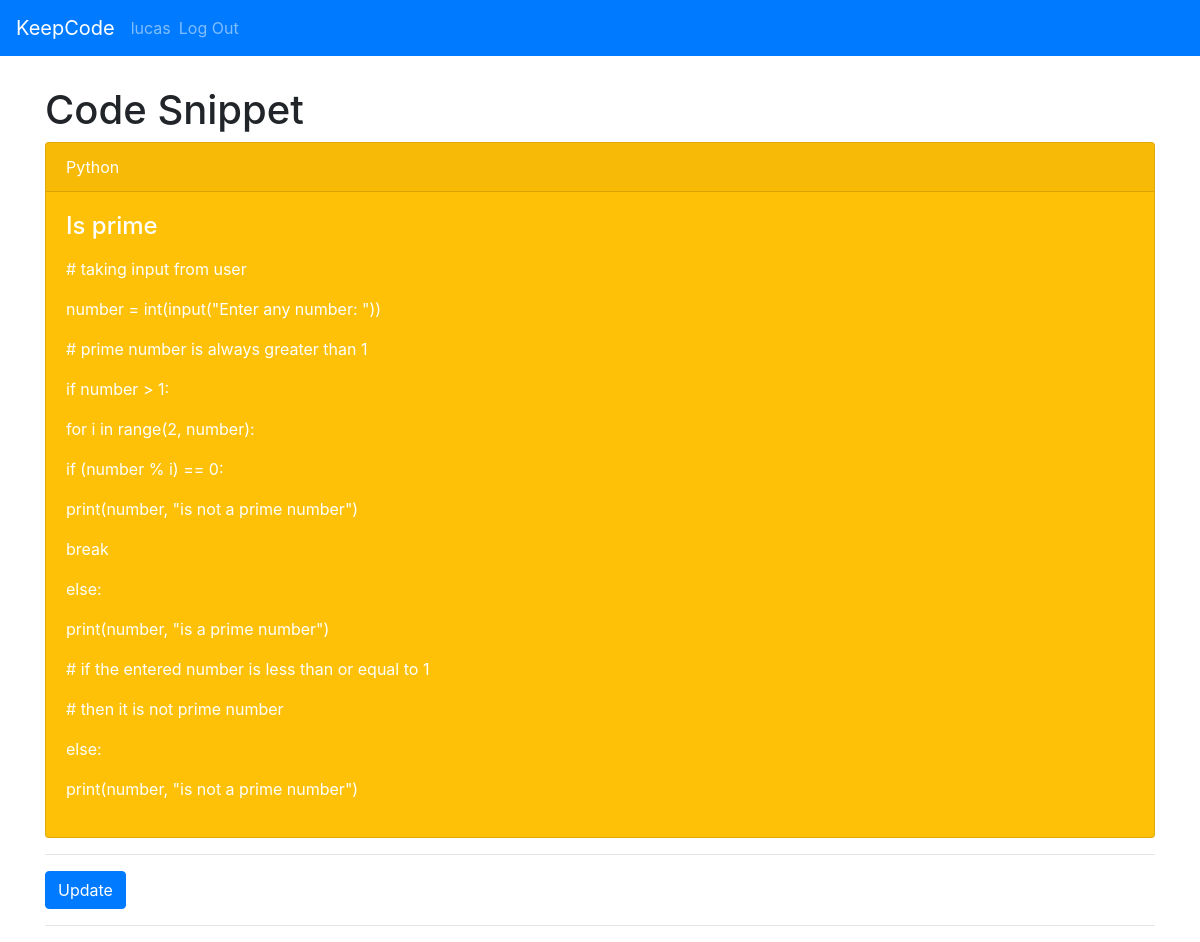
The app's page /4/view (signed in) with its own data.
### tables this page shows
CREATE TABLE user (
  id INTEGER PRIMARY KEY AUTOINCREMENT,
  username TEXT UNIQUE NOT NULL,
  password TEXT NOT NULL,
  last_login TIMESTAMP NOT NULL DEFAULT CURRENT_TIMESTAMP
, online BOOLEAN NOT NULL CHECK (online IN (0,1)) DEFAULT 0);

CREATE TABLE post (
  id INTEGER PRIMARY KEY AUTOINCREMENT,
  author_id INTEGER NOT NULL,
  created TIMESTAMP NOT NULL DEFAULT CURRENT_TIMESTAMP,
  last_updated TIMESTAMP NOT NULL DEFAULT CURRENT_TIMESTAMP,
  title TEXT NOT NULL,
  body TEXT NOT NULL,
  programming_language TEXT NOT NULL, being_updated BOOLEAN NOT NULL CHECK (being_updated IN (0,1)) DEFAULT 0,
  FOREIGN KEY (author_id) REFERENCES user (id)
);

### keepcode/board.py (the view)
@bp.route('/<int:id>/view')
@login_required
def view(id):
    post = get_post(id)
    return render_template('board/view.html', post=post)

### keepcode/auth.py (called while the page is built)
@bp.before_app_request
def load_logged_in_user():
    user_id = session.get('user_id')
    if user_id is None:
        g.user = None
    else:
        g.user = get_db().execute(
            'SELECT * FROM user WHERE id = ?', (user_id,)
        ).fetchone()

def login_required(view):
    @functools.wraps(view)
    def wrapped_view(**kwargs):
        if g.user is None:
            return redirect(url_for('auth.login'))
        return view(**kwargs)
    return wrapped_view

### keepcode/board.py (called while the page is built)
def get_post(id, check_author=False):
    post = get_db().execute(
        'SELECT p.id, title, body, created, author_id,'
        ' last_updated, programming_language, username, being_updated'
        ' FROM post p JOIN user u ON p.author_id = u.id'
        ' WHERE p.id = ?',
        (id,)
    ).fetchone()
    if post is None:
        abort(404, "Post id {0} doesn't exist.".format(id))
    if check_author and post['author_id'] != g.user['id']:
        abort(403)
    return post

### keepcode/db.py (called while the page is built)
def get_db():
    if 'db' not in g:
        g.db = sqlite3.connect(
            current_app.config['DATABASE'],
            detect_types=sqlite3.PARSE_DECLTYPES
        )
        g.db.row_factory = sqlite3.Row
    return g.db

### keepcode/templates/board/view.html
{% extends 'base.html' %}
{% block header %}
  <h1>
    {% block title %}
      Code Snippet
    {% endblock %}
  </h1>
{% endblock %}
{% block content %}
  <div class="card text-white bg-warning mb-9">
    <div class="card-header">{{ post['programming_language'] }}</div>
    <div class="card-body">
      <h4 class="card-title">{{ post['title'] }}</h4>
      <p class="card-text">
        {% for line in post['body'].split('\n') %}
          <p>{{ line }}</p>
        {% endfor %}
      </p>
    </div>
  </div>
  <hr>
  {% if post['being_updated'] == 0 %}
    <a class="action" href="{{ url_for('board.update', id=post['id']) }}">
      <button type="button" class="btn btn-primary" value="Update">Update</button>
    </a>
  {% else %}
    <button type="button" class="btn btn-primary" value="Update" disabled>Update</button>
    You can't update this snippet because someone else is currently editing it.
  {% endif %}
  <hr>
{% endblock %}

### keepcode/templates/base.html (shortened to what this page needs)
<!doctype html>
<link rel="stylesheet" href="{{ url_for('static', filename='bootstrap.css') }}">
<link rel="stylesheet" href="{{ url_for('static', filename='style.css') }}">
<nav class="navbar navbar-expand-lg navbar-dark bg-primary">
  <a class="navbar-brand" href="{{ url_for('board.index') }}">KeepCode</a>
  <div class="collapse navbar-collapse" id="navbarColor01">
    <ul class="navbar-nav mr-auto">
      {% if g.user %}
        <li class="nav-item">
          <span class="navbar-text">{{ g.user['username'] }}</span>
        </li>
        <li class="nav-item">
          <a class="nav-link" href="{{ url_for('auth.logout') }}">Log Out</a>
        </li>
      {% endif %}
    </ul>
  </div>
</nav>
<section class="content">
  <div class="container">
    <header>
      {% block header %}{% endblock %}
    </header>
    {% block content %}{% endblock %}
  </div>
</section>

### keepcode/static/style.css (style rules this page uses)
.container { margin-top:30px; }

### records on screen
user: user.username "lucas"
post: programming_language "Python", title "Is prime"

### other values on screen
{{ line }} "# taking input from user" "number = int(input(\"Enter any number: \"))" "# prime number is always greater than 1" "if number > 1:" "for i in range(2, number):" "if (number % i) == 0:" "print(number, \"is not a prime number\")" "break" "else:" "print(number, \"is a prime number\")" "# if the entered number is less than or equal to 1" "# then it is not prime number" "else:" "print(number, \"is not a prime number\")"
